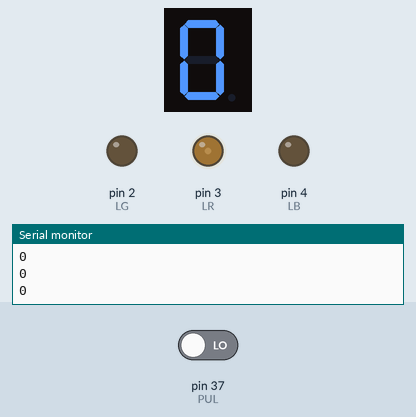
This sketch was run on a simulated Arduino Mega 2560, built with avr-gcc and run on an emulated ATmega2560. Parts: 1-digit seven-segment display, output pins drawn as LEDs (lit = HIGH), the last lines printed to the serial monitor. Wiring (inferred from the names in the program): 1-digit 7-segment display, segments lit when HIGH: segments pin 29, pin 28, pin 27, pin 26, pin 25, pin 24, pin 23. Inputs (shaded band) come from the test bench; at power-on: pin 37 (PUL) LOW. The segment pins are drawn as the display they are named for; pins used as bus, display or sensor lines are not drawn.

Above: at 2.8 s.
2.9 s: pin 37 (PUL) driven HIGH
At 5.7 s:
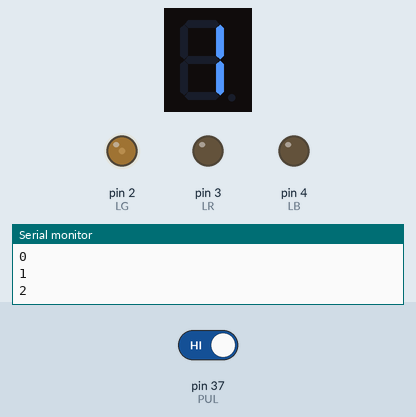
At 6.8 s:
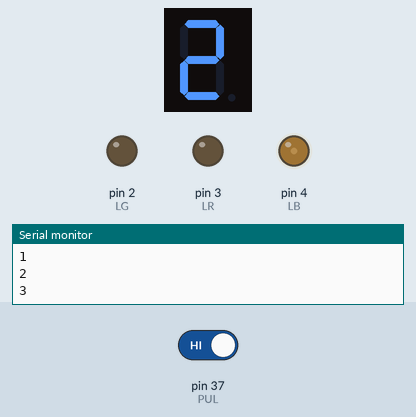
7.0 s: pin 37 (PUL) driven LOW
9.0 s: pin 37 (PUL) driven HIGH
At 11.9 s:
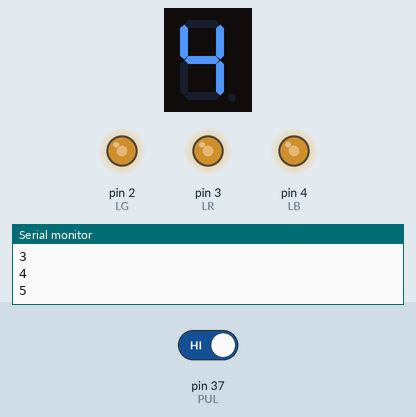
Timing chart, 0 to 27.3 s (numbered marks = the images above; inputs shaded):
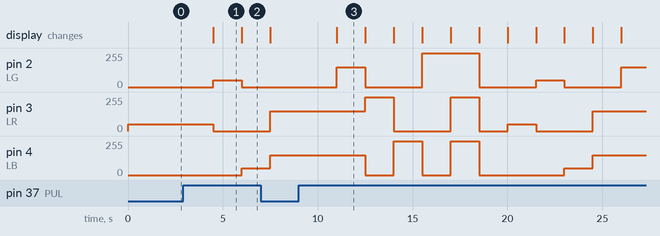

The sketch:

sketch_mar08d.ino
```cpp
//Definicion de pines de I/O
#define PUL 37
#define pA 29
#define pB 28
#define pC 27
#define pD 26
#define pE 25
#define pF 24
#define pG 23
#define LR 3
#define LG 2
#define LB 4

unsigned int cont = 0;
void int2bcd(unsigned int num) //Función que toma un numero entero y lo convierte a BCD
{
  switch (num)
  {
    case 0:
      digitalWrite(pA, HIGH);
      digitalWrite(pB, HIGH);
      digitalWrite(pC, HIGH);
      digitalWrite(pD, HIGH);
      digitalWrite(pE, HIGH);
      digitalWrite(pF, HIGH);
      digitalWrite(pG, LOW);
      analogWrite(LR, 50);
      analogWrite(LB, 0);
      analogWrite(LG, 0);
      break;
    case 1:
      digitalWrite(pA, LOW);
      digitalWrite(pB, HIGH);
      digitalWrite(pC, HIGH);
      digitalWrite(pD, LOW);
      digitalWrite(pE, LOW);
      digitalWrite(pF, LOW);
      digitalWrite(pG, LOW);
      analogWrite(LR, 0);
      analogWrite(LB, 0);
      analogWrite(LG, 50);
      break;
    case 2:
      digitalWrite(pA, HIGH);
      digitalWrite(pB, HIGH);
      digitalWrite(pC, LOW);
      digitalWrite(pD, HIGH);
      digitalWrite(pE, HIGH);
      digitalWrite(pF, LOW);
      digitalWrite(pG, HIGH);
      analogWrite(LR, 0);
      analogWrite(LB, 50);
      analogWrite(LG, 0);
      break;
    case 3:
      digitalWrite(pA, HIGH);
      digitalWrite(pB, HIGH);
      digitalWrite(pC, HIGH);
      digitalWrite(pD, HIGH);
      digitalWrite(pE, LOW);
      digitalWrite(pF, LOW);
      digitalWrite(pG, HIGH);
      analogWrite(LR, 150);
      analogWrite(LB, 150);
      analogWrite(LG, 0);
      break;
    case 4:
      digitalWrite(pA, LOW);
      digitalWrite(pB, HIGH);
      digitalWrite(pC, HIGH);
      digitalWrite(pD, LOW);
      digitalWrite(pE, LOW);
      digitalWrite(pF, HIGH);
      digitalWrite(pG, HIGH);
      analogWrite(LR, 150);
      analogWrite(LB, 150);
      analogWrite(LG, 150);
      break;
    case 5:
      digitalWrite(pA, HIGH);
      digitalWrite(pB, LOW);
      digitalWrite(pC, HIGH);
      digitalWrite(pD, HIGH);
      digitalWrite(pE, LOW);
      digitalWrite(pF, HIGH);
      digitalWrite(pG, HIGH);
      analogWrite(LR, 255);
      analogWrite(LB, 0);
      analogWrite(LG, 0);
      break;
    case 6:
      digitalWrite(pA, HIGH);
      digitalWrite(pB, LOW);
      digitalWrite(pC, HIGH);
      digitalWrite(pD, HIGH);
      digitalWrite(pE, HIGH);
      digitalWrite(pF, HIGH);
      digitalWrite(pG, HIGH);
      analogWrite(LR, 0);
      analogWrite(LB, 255);
      analogWrite(LG, 0);
      break;
    case 7:
      digitalWrite(pA, HIGH);
      digitalWrite(pB, HIGH);
      digitalWrite(pC, HIGH);
      digitalWrite(pD, LOW);
      digitalWrite(pE, LOW);
      digitalWrite(pF, LOW);
      digitalWrite(pG, LOW);
      analogWrite(LR, 0);
      analogWrite(LB, 0);
      analogWrite(LG, 255);
      break;
    case 8:
      digitalWrite(pA, HIGH);
      digitalWrite(pB, HIGH);
      digitalWrite(pC, HIGH);
      digitalWrite(pD, HIGH);
      digitalWrite(pE, HIGH);
      digitalWrite(pF, HIGH);
      digitalWrite(pG, HIGH);
      analogWrite(LR, 255);
      analogWrite(LB, 255);
      analogWrite(LG, 255);
      break;
    case 9:
      digitalWrite(pA, HIGH);
      digitalWrite(pB, HIGH);
      digitalWrite(pC, HIGH);
      digitalWrite(pD, HIGH);
      digitalWrite(pE, LOW);
      digitalWrite(pF, HIGH);
      digitalWrite(pG, HIGH);
      analogWrite(LR, 0);
      analogWrite(LB, 0);
      analogWrite(LG, 0);
      break;
  }
}
void setup()
{
  pinMode(pA, OUTPUT);
  pinMode(pB, OUTPUT);
  pinMode(pC, OUTPUT);
  pinMode(pD, OUTPUT);
  pinMode(pE, OUTPUT);
  pinMode(pF, OUTPUT);
  pinMode(pG, OUTPUT);
  pinMode(LR, OUTPUT);
  pinMode(LG, OUTPUT);
  pinMode(LB, OUTPUT);

  digitalWrite(pA, LOW);
  digitalWrite(pB, LOW);
  digitalWrite(pC, LOW);
  digitalWrite(pD, LOW);
  digitalWrite(pE, LOW);
  digitalWrite(pF, LOW);
  digitalWrite(pG, LOW);
  digitalWrite(LR, LOW);
  digitalWrite(LG, LOW);
  digitalWrite(LB, LOW);
  Serial.begin(9600);
}
void loop()
{
  int2bcd(cont); //Convierto el contador a BCD y lo muestro en el display de 7 segmentos
  if (digitalRead(PUL) == HIGH){
    delay(500);
    cont = cont + 1;
  }

  if (cont > 9) {
    cont = 0;
  }

  Serial.println(cont);
  delay(1000);
}
```

Measured:
- after the input at 2.9 s, pin 2 (LG): 0/255 → 50/255 after 1.6 s, → 0/255 1.5 s later; pin 3 (LR): 50/255 → 0/255 after 1.6 s; pin 4 (LB): 0/255 → 50/255 after 3.1 s; the display: changes after 1.6 s (image 1)
- after the input at 9.0 s, pin 2 (LG): 0/255 → 150/255 after 2.0 s, → 0/255 1.5 s later, → 255/255 3.0 s later, → 0/255 3.0 s later, … (7 changes in this stretch); pin 3 (LR): 150/255 → 255/255 after 3.5 s, → 0/255 1.5 s later, → 255/255 3.0 s later, → 0/255 1.5 s later, … (7 changes in this stretch)
- what the display in image 1 shows lasts 1.5 s, from 4.5 s to 6.0 s
